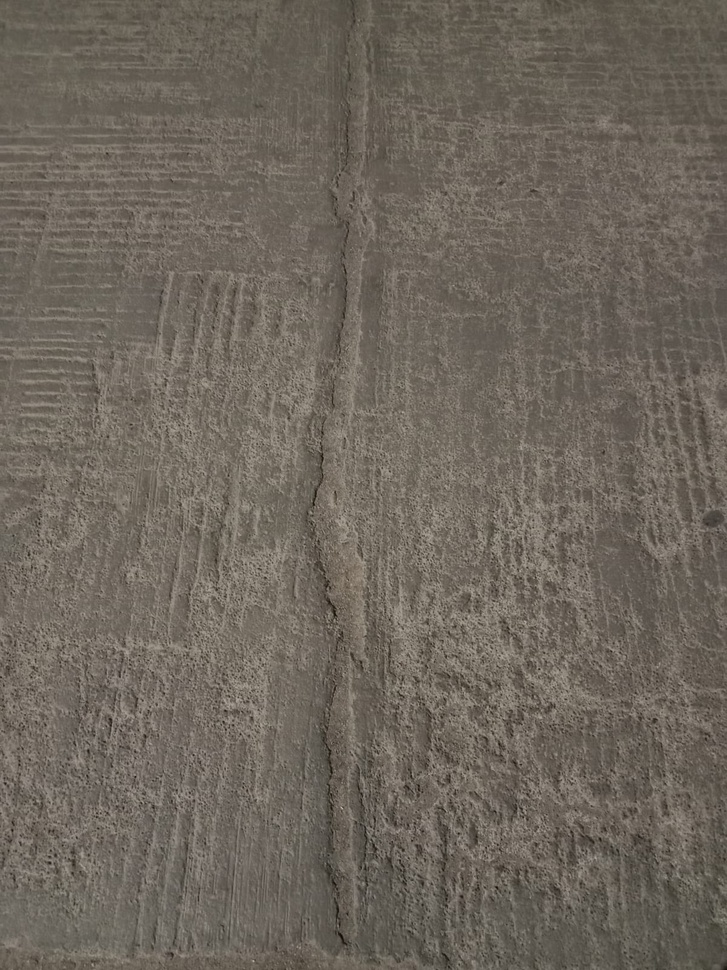
#> input picture sample_road_crack_images_for_static_detection/road 2.jpeg, 727 x 970 px, shrunk from 1200 x 1600 before the run; its folder holds only this picture in this run
$ python -i ROAD_CRACK_DETECTION_STATIC.py   (imports and definitions only)   (older library calls are emulated)
#> lines starting #> are read from the running program, lines starting #| are printed output that depends on the picture; after the words box and inside, x2 and y2 are one past the last pixel; in counts of white or black regions, pixels touching at a corner belong together
import cv2
import numpy as np
import os
import matplotlib.pyplot as plt

# Path to the folder containing road images
folder_path = r"C:\Users\HomeLaptop\OneDrive\Desktop\SRIDHAR\THIRD YEAR\SEM6\DIP\PROJECT\road_crack_images"

def detect_cracks(image_path):
    # Read the image
    image = cv2.imread(image_path)
#> image is the input picture: shape (970, 727, 3); mean B, G, R 92.7, 102.3, 109.9

    # Convert to Grayscale
    gray = cv2.cvtColor(image, cv2.COLOR_BGR2GRAY)

    # Compute Histogram (for visualization)
    hist = cv2.calcHist([gray], [0], None, [256], [0, 256])
#> hist = 256 values, max 20725 at index 99, min 0 at index 0, mean 2754.6

    # Apply CLAHE for contrast enhancement
    clahe = cv2.createCLAHE(clipLimit=2.0, tileGridSize=(8, 8))
    clahe_enhanced = clahe.apply(gray)
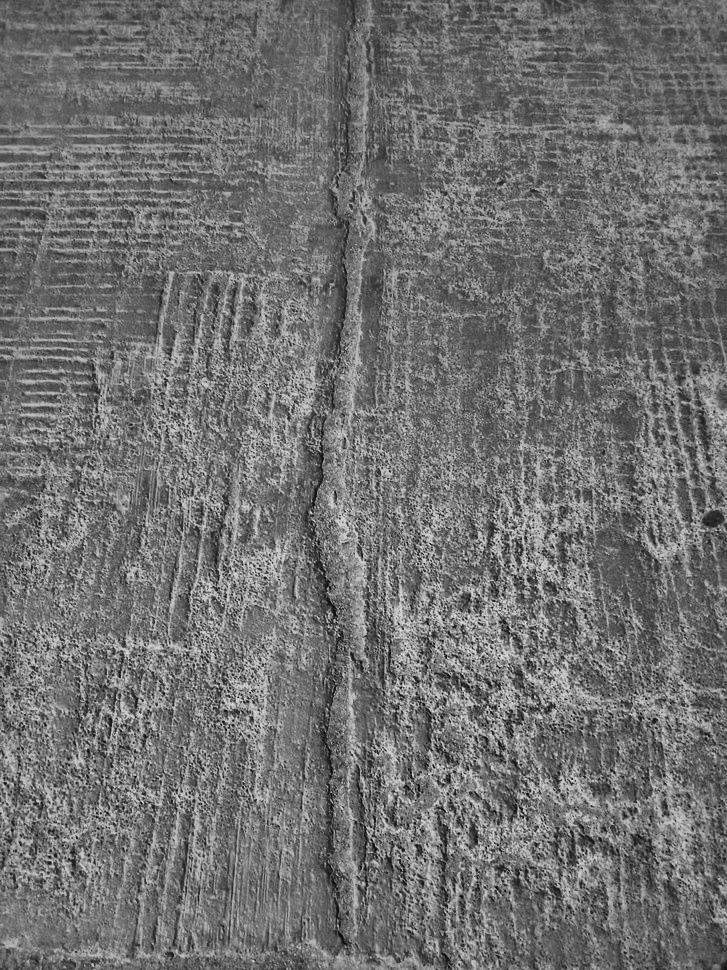
#> clahe_enhanced: shape (970, 727); min 7, max 224, mean 112.6

    # Apply Gaussian Blur to reduce noise
    blurred = cv2.GaussianBlur(clahe_enhanced, (5, 5), 0)

    # Apply Canny Edge Detection
    edges = cv2.Canny(blurred, 50, 150)
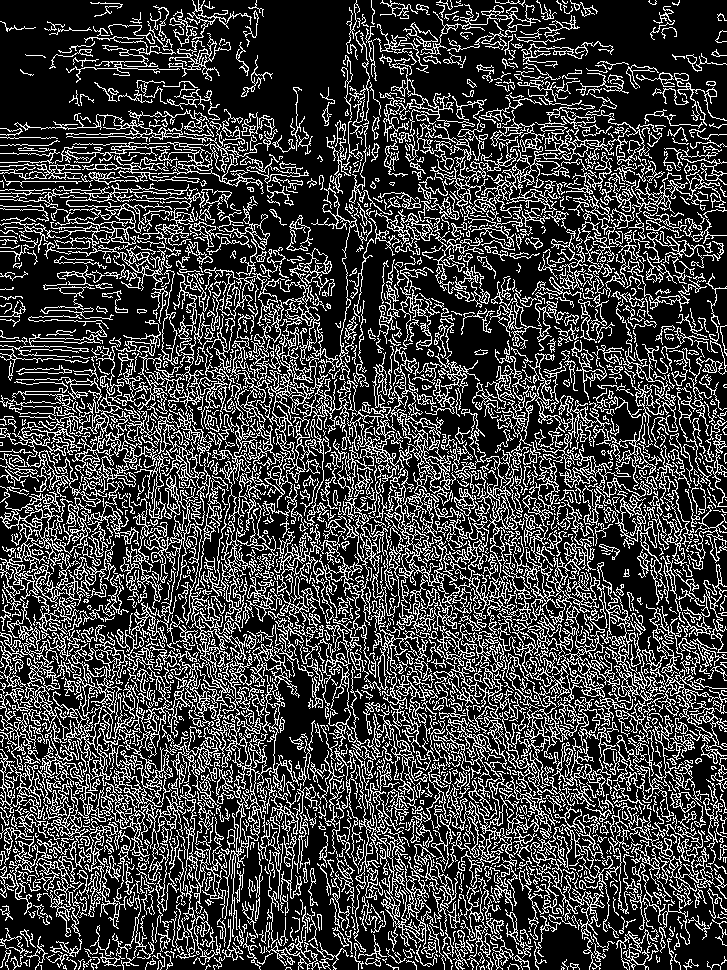
#> edges: shape (970, 727); 25.3% white in thin lines or dots

    # Apply Gabor Filtering
    kernel_size = 31  # Kernel size for better feature extraction
    theta = np.pi / 4  # Orientation
    sigma = 5  # Standard deviation
    lamda = 10  # Wavelength
    gamma = 0.5  # Aspect ratio

    gabor_kernel = cv2.getGaborKernel((kernel_size, kernel_size), sigma, theta, lamda, gamma, 0, ktype=cv2.CV_32F)
    gabor_filtered = cv2.filter2D(clahe_enhanced, cv2.CV_8UC3, gabor_kernel)
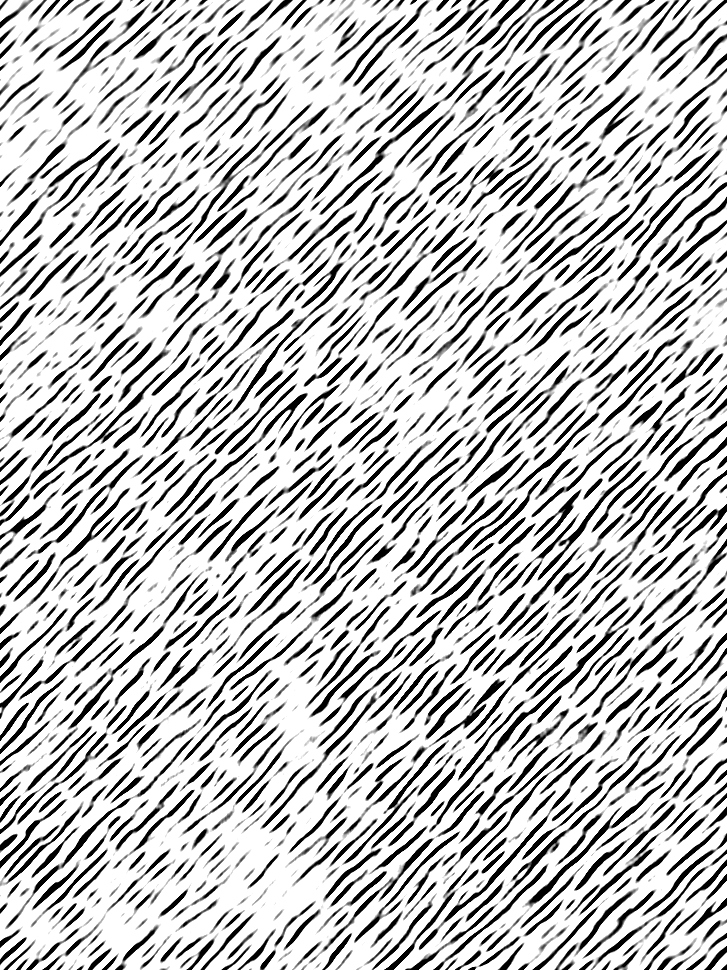
#> gabor_filtered: shape (970, 727); min 0, max 255, mean 194.4

    # Apply Morphological Closing (Dilation -> Erosion) to enhance cracks
    kernel = np.ones((3, 3), np.uint8)
    closed = cv2.morphologyEx(edges, cv2.MORPH_CLOSE, kernel)
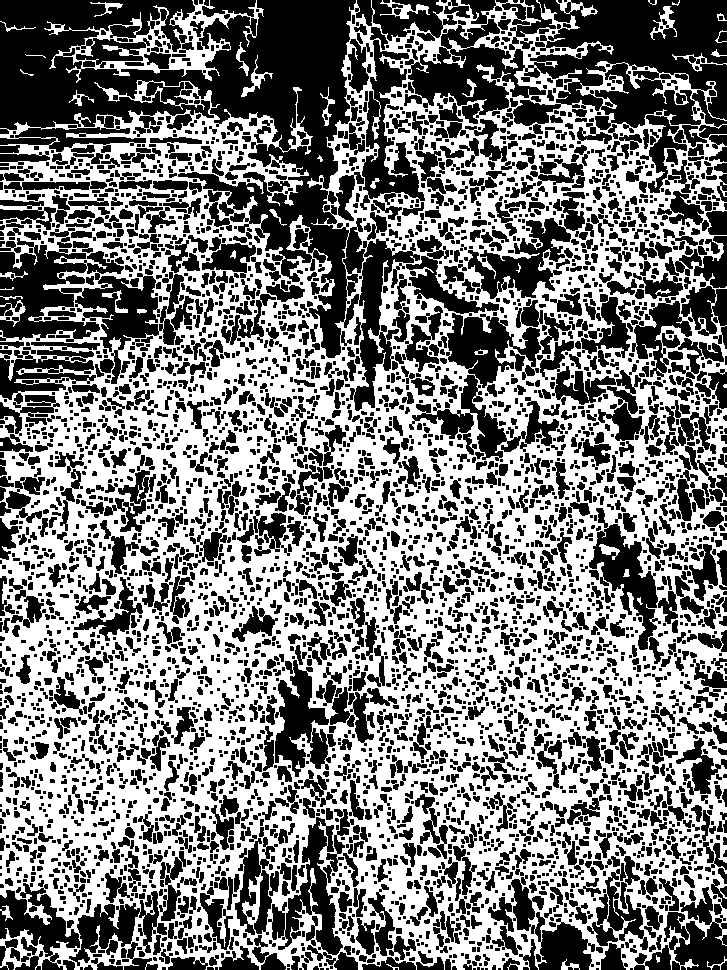
#> closed: shape (970, 727); 49.8% white; 46 white regions (7 under 20 px), largest, box (x1, y1, x2, y2) and area: (0, 0, 727, 970) 343314, (44, 0, 264, 83) 4196, (380, 0, 430, 19) 310

    # Apply Otsu’s Thresholding
    _, otsu_threshold = cv2.threshold(clahe_enhanced, 0, 255, cv2.THRESH_BINARY + cv2.THRESH_OTSU)
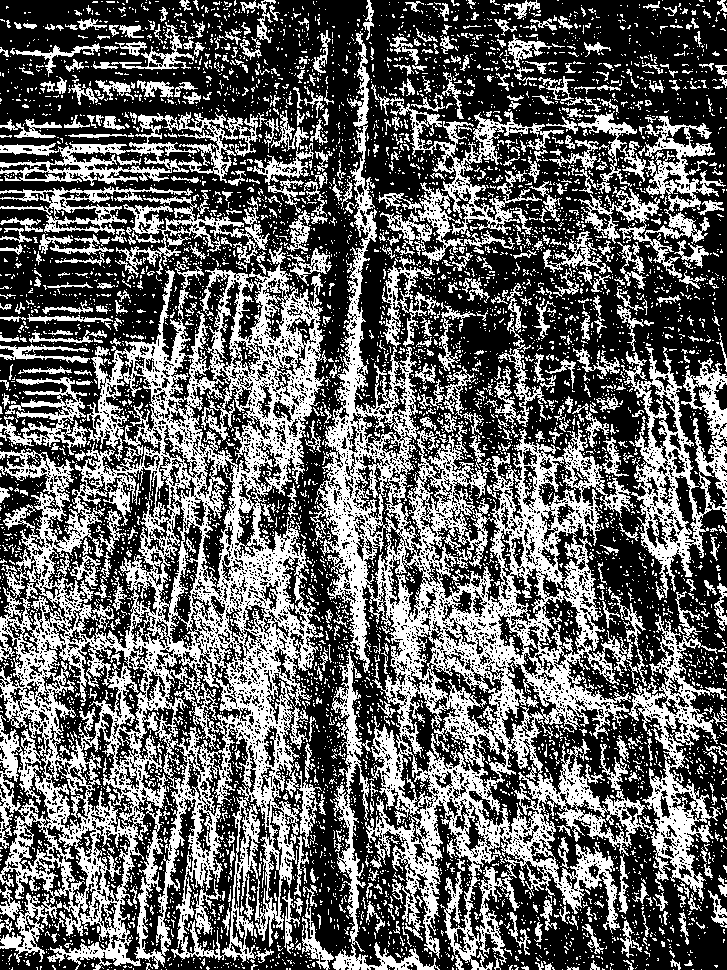
#> otsu_threshold: shape (970, 727); 39.2% white; 7002 white regions (6352 under 20 px), largest, box (x1, y1, x2, y2) and area: (0, 246, 327, 970) 85547, (310, 31, 727, 970) 75641, (621, 347, 727, 600) 8923

    # Extract crack edges from the original image
    crack_overlay = cv2.bitwise_and(image, image, mask=closed)
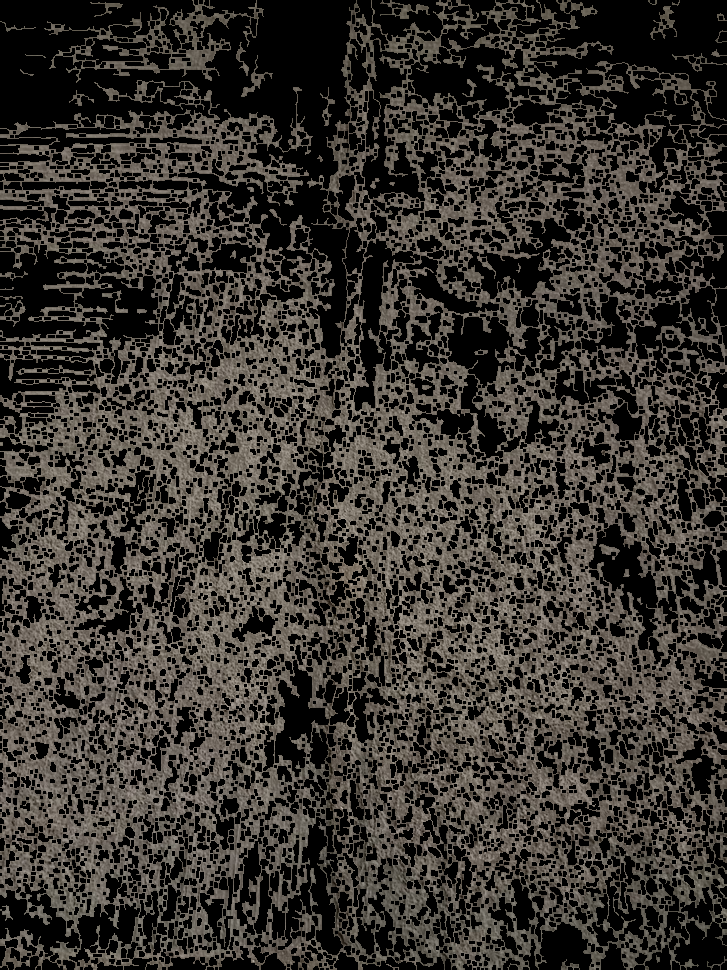
#> crack_overlay: shape (970, 727, 3); mean B, G, R 47.4, 52.2, 56.1

    return image, gray, hist, clahe_enhanced, blurred, edges, gabor_filtered, closed, otsu_threshold, crack_overlay

# Process each image in the folder
# [1 line that did not run here, left out]

# [45 lines not run here, left out]

>>> result = detect_cracks('sample_road_crack_images_for_static_detection/road 2.jpeg')
#> result = 10 items

$ run again, on sample_road_crack_images_for_static_detection/road 3.jpeg
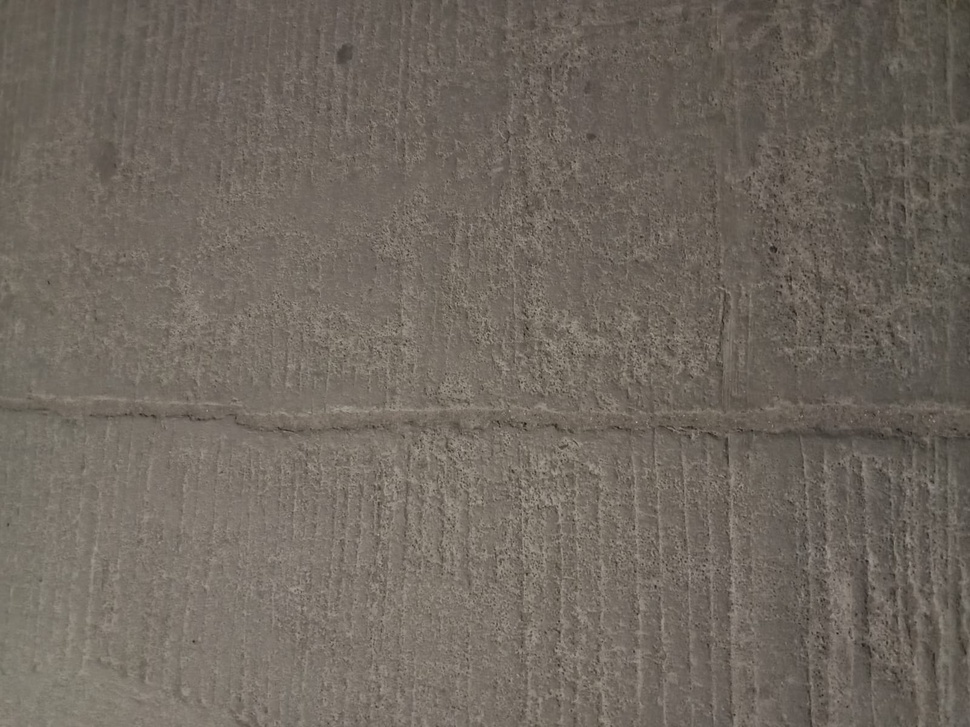
#> input picture sample_road_crack_images_for_static_detection/road 3.jpeg, 970 x 727 px, shrunk from 1600 x 1200 before the run
#> in detect_cracks, image is the input picture: shape (727, 970, 3); mean B, G, R 95, 103.7, 111.7
#> hist = 256 values, max 17787 at index 105, min 0 at index 0, mean 2754.6
#> in detect_cracks, `edges = cv2.Canny(blurred, 50, 150)`:
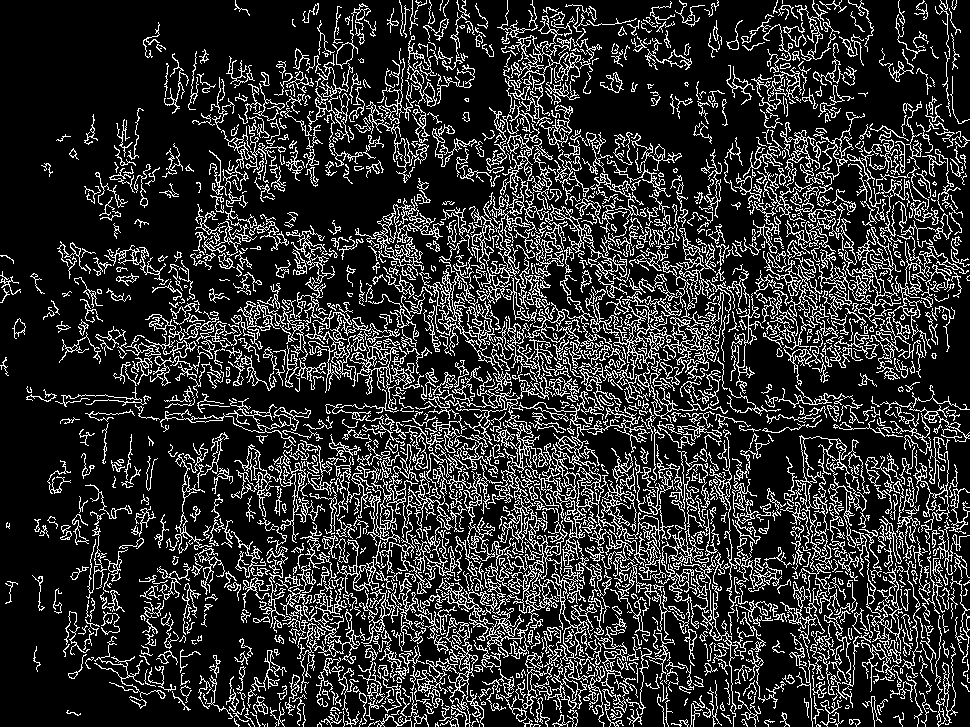
#> edges: shape (727, 970); 18.7% white in thin lines or dots
#> closed: shape (727, 970); 34.9% white; 116 white regions (11 under 20 px), largest, box (x1, y1, x2, y2) and area: (55, 0, 970, 727) 232345, (198, 638, 287, 727) 1852, (109, 108, 160, 208) 866
#> otsu_threshold: shape (727, 970); 43.6% white; 5345 white regions (4701 under 20 px), largest, box (x1, y1, x2, y2) and area: (0, 415, 787, 727) 133231, (15, 59, 885, 429) 64317, (863, 448, 970, 727) 9803
#> in detect_cracks, `crack_overlay = cv2.bitwise_and(image, image, mask=closed)`:
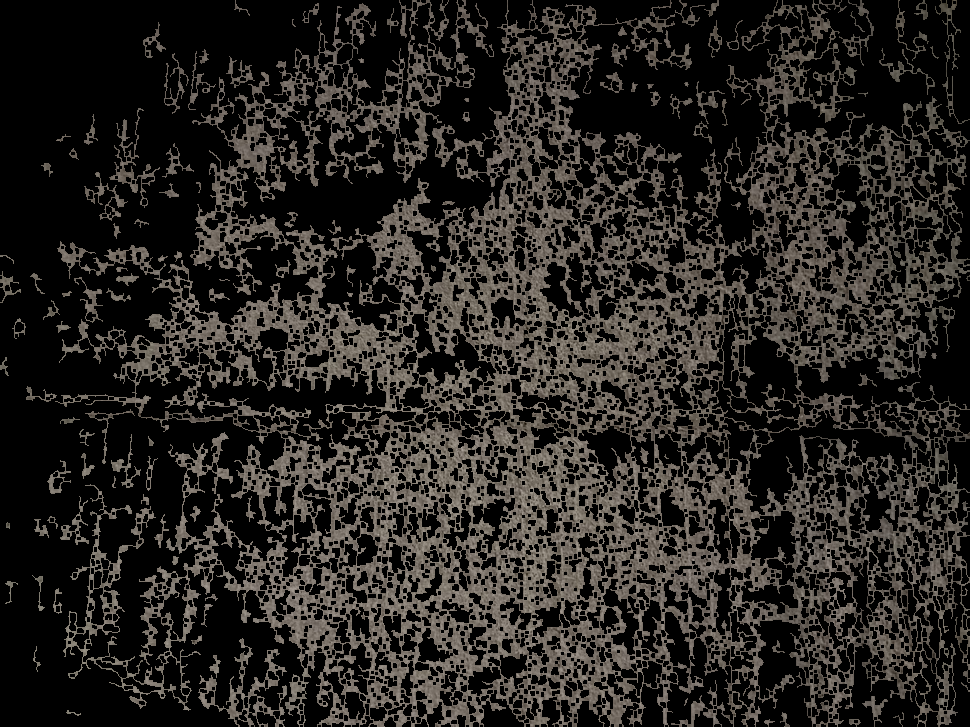
#> crack_overlay: shape (727, 970, 3); mean B, G, R 33.7, 36.8, 39.7
#> result = 10 items

$ run again, on sample_road_crack_images_for_static_detection/road 4.jpeg
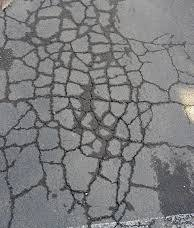
#> input picture sample_road_crack_images_for_static_detection/road 4.jpeg, 194 x 228 px
#> in detect_cracks, image is the input picture: shape (228, 194, 3); mean B, G, R 126.9, 125.9, 125.6
#> hist = 256 values, max 1004 at index 147, min 0 at index 2, mean 172.8
#> in detect_cracks, `edges = cv2.Canny(blurred, 50, 150)`:
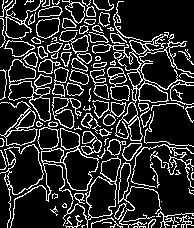
#> edges: shape (228, 194); 17.7% white in thin lines or dots
#> closed: shape (228, 194); 30.9% white; 4 white regions, box (x1, y1, x2, y2) and area: (0, 0, 194, 228) 13548, (178, 49, 194, 65) 62, (50, 206, 58, 216) 34, (24, 0, 34, 5) 21
#> otsu_threshold: shape (228, 194); 68.9% white; 399 black regions (389 under 20 px), largest, box (x1, y1, x2, y2) and area: (0, 0, 194, 228) 12624, (35, 201, 60, 228) 122, (25, 206, 35, 225) 49
#> in detect_cracks, `crack_overlay = cv2.bitwise_and(image, image, mask=closed)`:
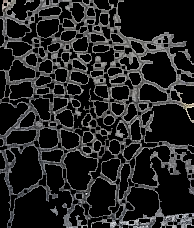
#> crack_overlay: shape (228, 194, 3); mean B, G, R 35.8, 35.6, 35.5
#> result = 10 items

$ run again, on sample_road_crack_images_for_static_detection/road 5.jpeg
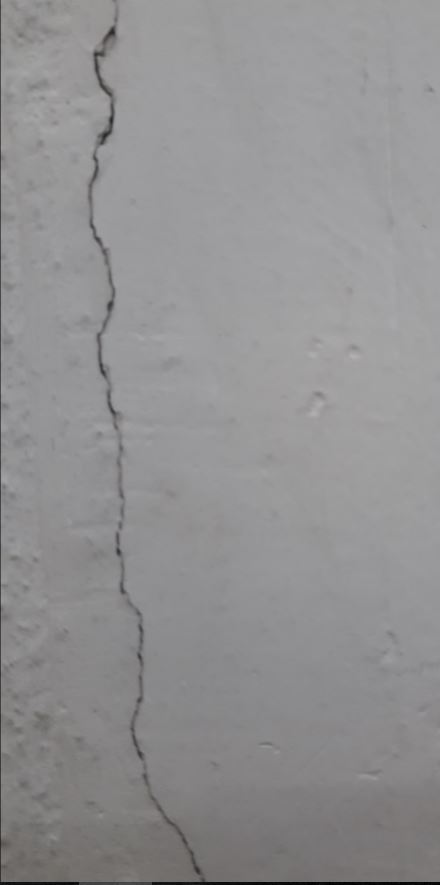
#> input picture sample_road_crack_images_for_static_detection/road 5.jpeg, 440 x 885 px
#> in detect_cracks, image is the input picture: shape (885, 440, 3); mean B, G, R 145.9, 144.9, 145.5
#> hist = 256 values, max 25714 at index 157, min 0 at index 32, mean 1521.1
#> in detect_cracks, `edges = cv2.Canny(blurred, 50, 150)`:
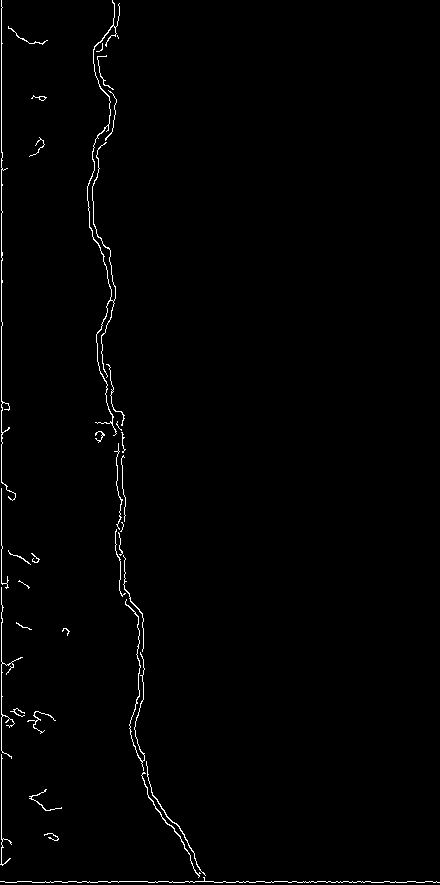
#> edges: shape (885, 440); 1.1% white in thin lines or dots
#> closed: shape (885, 440); 1.4% white; 18 white regions (1 under 20 px), largest, box (x1, y1, x2, y2) and area: (0, 421, 440, 883) 1780, (87, 0, 125, 436) 1217, (0, 0, 16, 501) 1077
#> otsu_threshold: shape (885, 440); 84.4% white; 323 black regions (215 under 20 px), largest, box (x1, y1, x2, y2) and area: (0, 0, 440, 885) 46803, (27, 710, 102, 789) 2213, (7, 0, 60, 44) 796
#> in detect_cracks, `crack_overlay = cv2.bitwise_and(image, image, mask=closed)`:
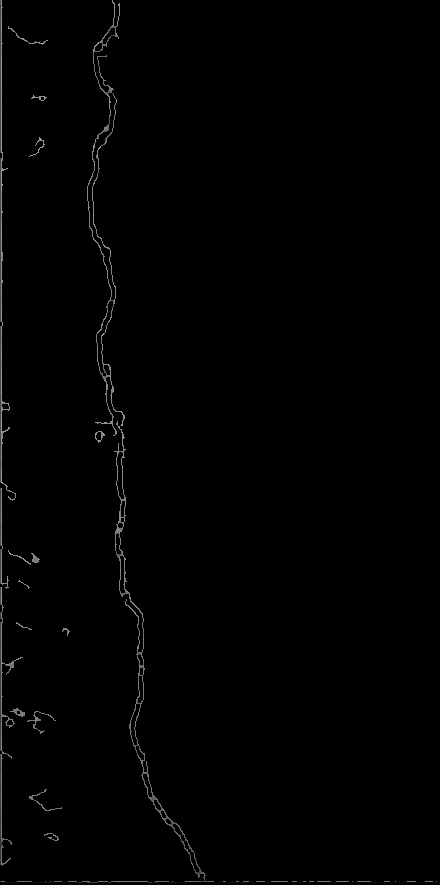
#> crack_overlay: shape (885, 440, 3); mean B, G, R 1.6, 1.6, 1.6
#> result = 10 items
